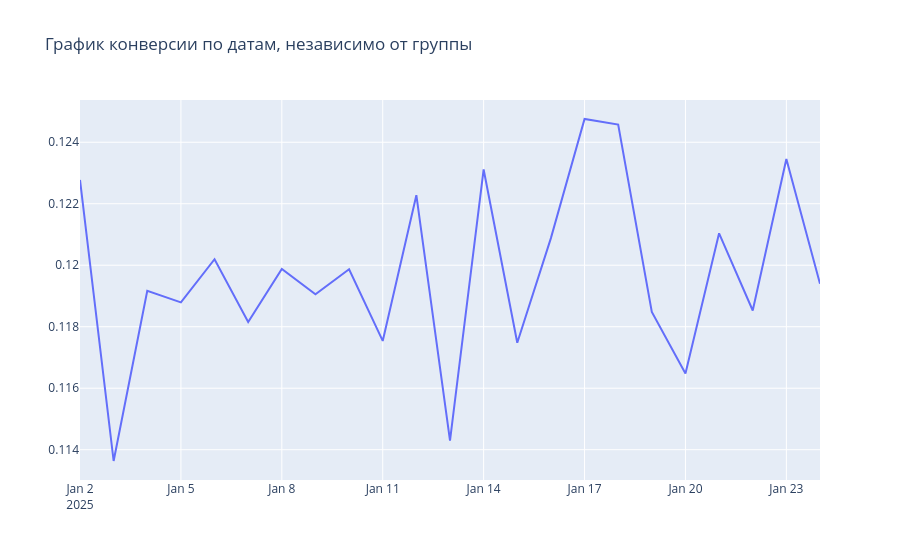

Here is the notebook cell this chart was saved with:
### Markdown cell above
Мы получили общую конверсию по датам независимо от группы

### Code cell
conversion = go.Scatter(x=group_by_date.index, y=group_by_date.values)

fig = go.Figure(conversion, layout_title_text="График конверсии по датам, независимо от группы")

fig.show()

### Figure 1 — Plotly figure (JSON) as saved in the notebook; plotly's stock layout.template omitted (floating-point values rounded to 4 significant figures)
{"data": [{"type": "scatter", "x": ["2025-01-02", "2025-01-03", "2025-01-04", "2025-01-05", "2025-01-06", "2025-01-07", "2025-01-08", "2025-01-09", "2025-01-10", "2025-01-11", "2025-01-12", "2025-01-13", "2025-01-14", "2025-01-15", "2025-01-16", "2025-01-17", "2025-01-18", "2025-01-19", "2025-01-20", "2025-01-21", "2025-01-22", "2025-01-23", "2025-01-24"], "y": [0.1228, 0.1136, 0.1192, 0.1188, 0.1202, 0.1182, 0.1199, 0.1191, 0.1199, 0.1175, 0.1223, 0.1143, 0.1231, 0.1175, 0.1209, 0.1248, 0.1246, 0.1185, 0.1165, 0.121, 0.1185, 0.1235, 0.1194]}], "layout": {"title": {"text": "График конверсии по датам, независимо от группы"}}}
